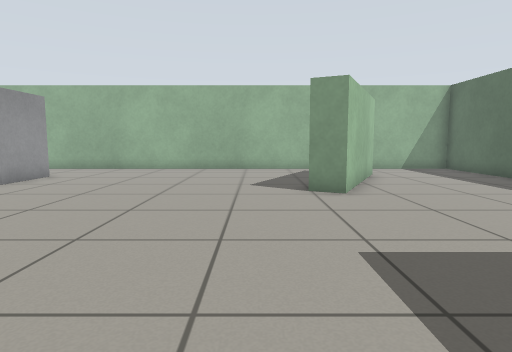
view 1 (above)

17 first-person views from a walk through a world built for the Gazebo simulator. The camera is 0.68 m above the floor, tilts 6° down and sees 75° across. The floor is counted in squares, 0.5 m on a side. Each view is taken from the middle of a square. On the plan, view 1 faces up. The plan holds only what a view shows up to about 15 squares ahead; the rest is blank.

view 2
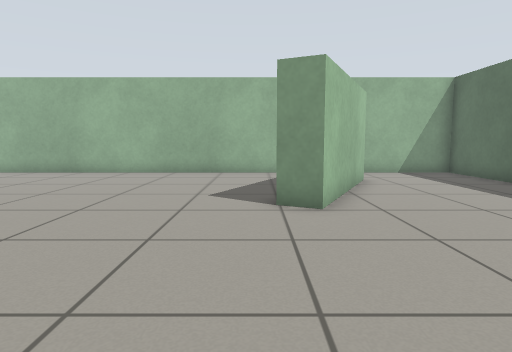

view 3
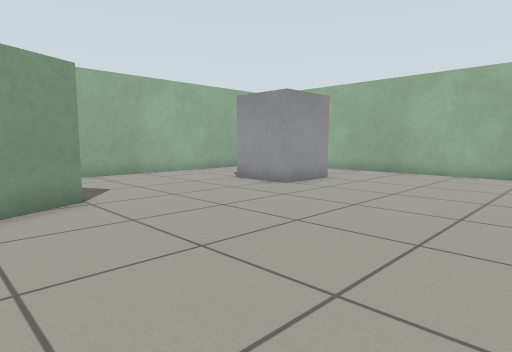

view 4
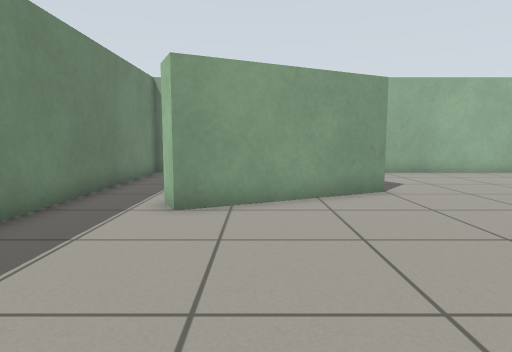

view 5
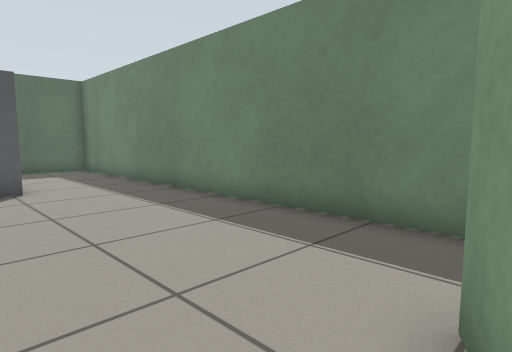

view 6
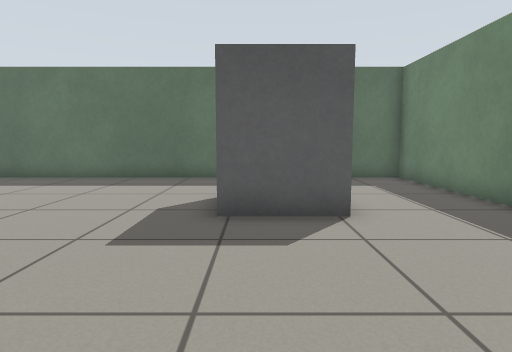

view 7
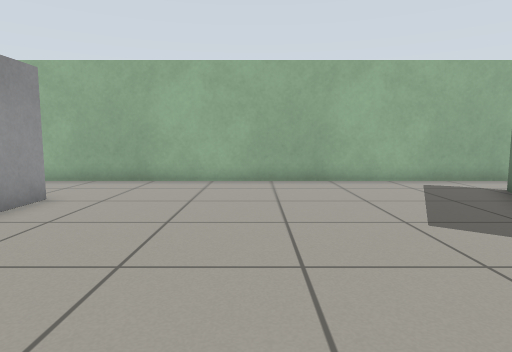

view 8
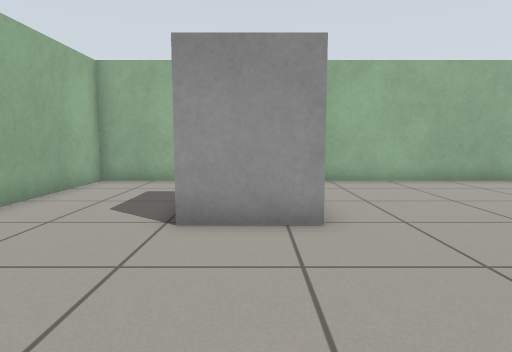

view 9
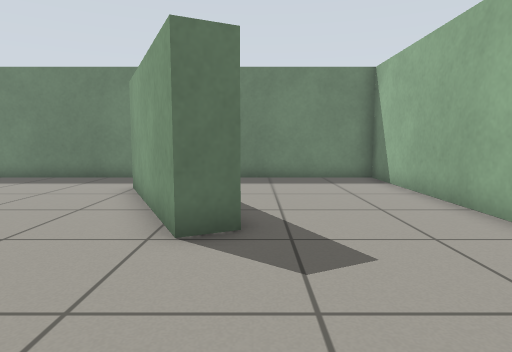

view 10
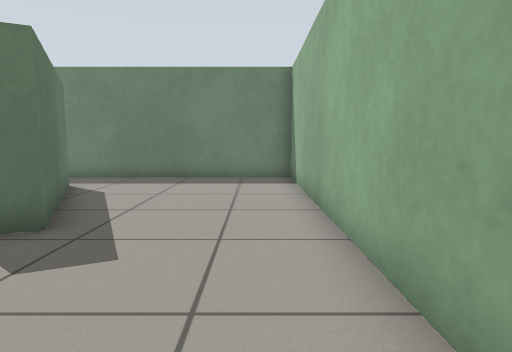

view 11
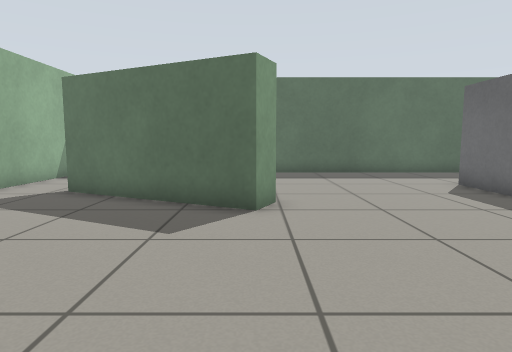

view 12
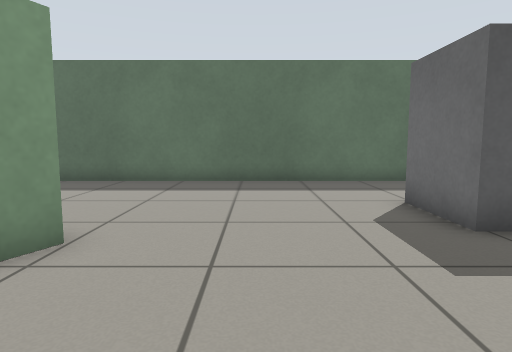

view 13
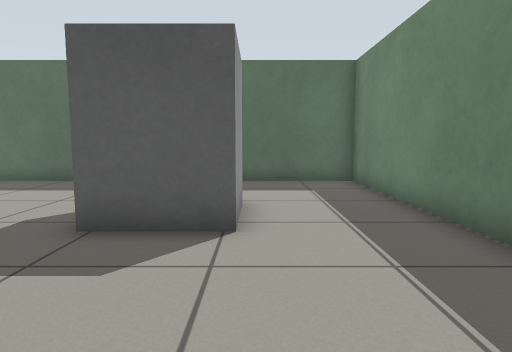

view 14
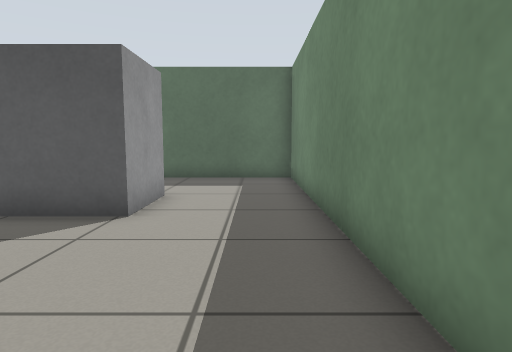

view 15
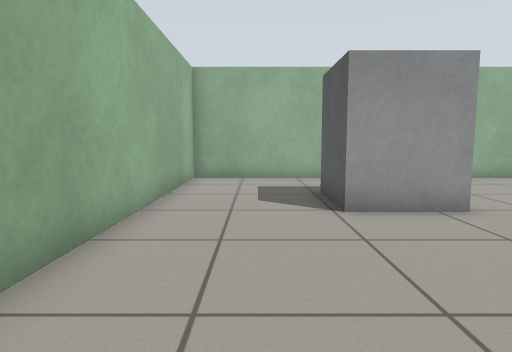

view 16
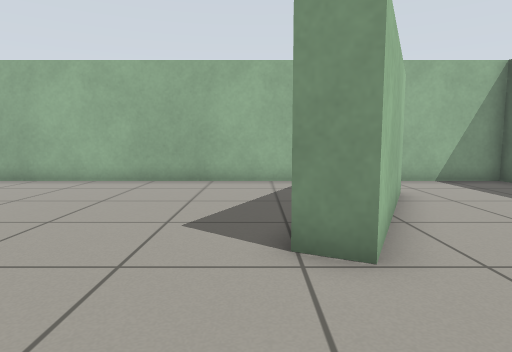

view 17
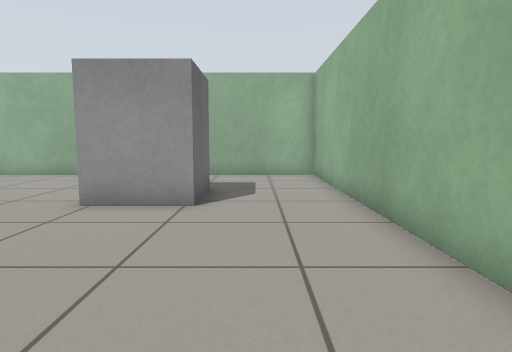

### Floor plan
Points are (right, up) in squares from view 1. A wall is a line through its corners. A room is listed if a view was taken in it or the views show most of it. See-through windows are left out.
Room 1 (views 1, 2, 3, 4, 5, 6, 7, 8, 9, 10, 11, 12, 13, 14, 15, 16, 17)
walls: (-8.9, 4.4) (-6.4, -0.6) (-7.3, -1) (-9.8, 4) (-8.9, 4.4); (4.8, 13.7) (2.3, 8.6) (1.4, 9) (3.9, 14.1); (9.3, 16.3) (-14.3, 16.3) (-14.3, -3.3) (9.3, -3.3) (9.3, 16.3)
objects: grey box (-10, 11) to (-8, 12); grey box (3, 1) to (5, 2)

Where each view was taken, in squares from view 1:
view 1: 0 up, 0 right, facing up
view 2: 2 up, 1 right, facing up
view 3: 2 up, 1 left, facing up-left
view 4: 1 up, 0 right, facing left
view 5: 2 up, 7 left, facing down-right
view 6: 2 up, 3 left, facing right
view 7: 5 up, 3 left, facing up
view 8: 5 up, 9 left, facing up
view 9: 9 up, 10 left, facing down
view 10: 9 up, 13 left, facing down
view 11: 9 up, 5 left, facing right
view 12: 6 up, 2 left, facing right
view 13: 0 up, 2 left, facing right
view 14: 2 down, 3 left, facing right
view 15: 4 up, 12 left, facing up
view 16: 5 up, 1 right, facing up
view 17: 14 up, 1 left, facing left
